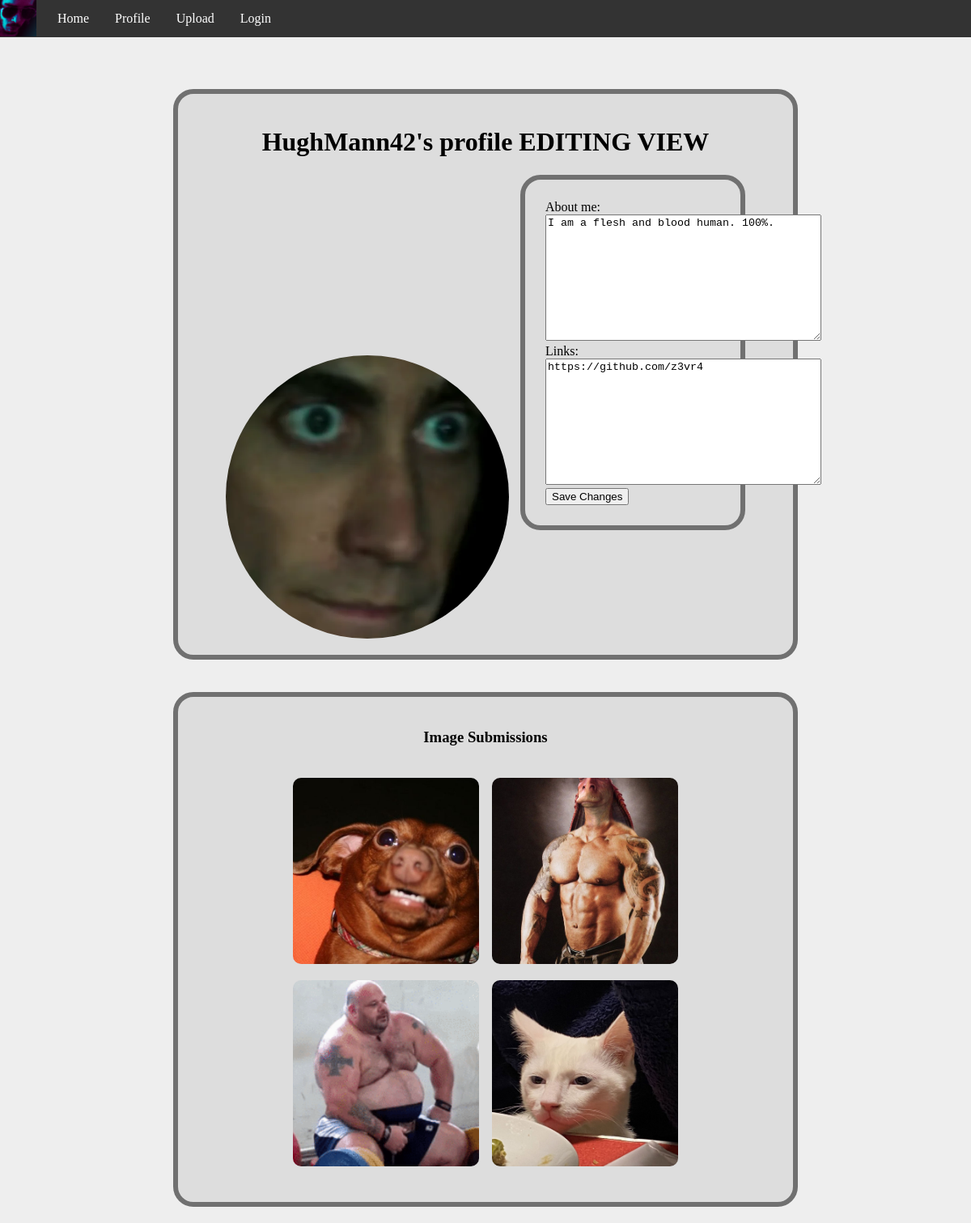
Page /profile/HughMann42/edit (signed in) on the committed database.
### PhotoApp/models.py (models this page shows)
class UserProfile(models.Model):
    user = models.OneToOneField(User, on_delete=models.CASCADE)
    profile_image = models.ImageField(upload_to='profile_images/', blank=True, default="images/defaultimg.png")
    creation_date = models.DateTimeField(auto_now_add=True)
    short_description = models.TextField(max_length=255)
    social_links = models.TextField(blank=True)

class ImageSubmission(models.Model):
    user = models.ForeignKey(UserProfile, on_delete=models.CASCADE)
    image = models.ImageField(upload_to='image_submissions/')
    creation_date = models.DateTimeField(auto_now_add=True)
    description = models.TextField()
    title = models.CharField(max_length=120, blank=True)

### PhotoApp/views.py (the view)
# urls.py: path('profile/<str:username>/edit', edit_profile_view, name='edit_profile'),
@login_required
def edit_profile_view(request, username):
    user_profile = get_object_or_404(UserProfile, user__username=username)
    if request.method == 'POST':
        profile_form = UserProfileForm(request.POST, request.FILES, instance=user_profile)
        if profile_form.is_valid():
            profile_form.save()
            return redirect('detail_profile', username=username)  # Redirect to profile detail view
    else:
        profile_form = UserProfileForm(instance=user_profile)
    context = {
        'user_profile': user_profile,
        'profile_form': profile_form
    }
    return render(request, 'PhotoApp/editprofile.html', context)

### PhotoApp/forms.py
class UserProfileForm(forms.ModelForm):
    class Meta:
        model = UserProfile
        fields = ['profile_image', 'short_description', 'social_links']

### PhotoApp/templates/PhotoApp/editprofile.html (shortened to what this page needs)
{% extends 'PhotoApp/base.html' %}
{% block content %}
    <div class="center-horizontal">
        <div class="gray-container">
            <h1>{{ user_profile.user.username }}'s profile EDITING VIEW</h1>
            <div class="profile-image-container">
                <img src="{{ user_profile.profile_image.url }}" class="profile-image">
            </div>
            <div class="comment-container">
                <form method="post" enctype="multipart/form-data">
                    <label for="id_short_description">About me:</label>
                    {{ profile_form.short_description }}
                    <label for="id_social_links">Links:</label>
                    {{ profile_form.social_links }}
                    <button type="submit">Save Changes</button>
                </form>
            </div>
        </div>
        <div class="gray-container">
            <h3>Image Submissions</h3>
            <div class="gallery">
                {% for submission in user_profile.imagesubmission_set.all %}
                    <a href="{% url 'image_submission_detail' submission.id %}" class="grid-li">
                        <div class="square-image-container">
                            <img src="{{ submission.image.url }}" alt="{{ submission.description }}">
                        </div>
                    </a>
                {% endfor %}
            </div>
        </div>
    </div>
{% endblock %}

### PhotoApp/templates/PhotoApp/base.html (style rules this page uses)
html { background-color: #eeeeee; }
body { margin: 0 }
.gray-container { width: 60%; background-color: #dddddd; border: 6px solid #707070; border-radius: 25px; padding: 20px; display: inline-block; margin: 20px; }
.center-horizontal { text-align: center; align-items: center; }
.gallery { display: flex; flex-wrap: wrap; justify-content: center; gap: 16px; max-width: 1400px; margin: 0 auto; padding: 20px 10px; }
.gallery img { width: 230px; height: 230px; object-fit: cover; border-radius: 10px; }
.comment-container { width: 30%; background-color: #dddddd; border: 6px solid #707070; border-radius: 25px; padding: 25px; margin-bottom: 50px; display: inline-block; text-align: left; }
.profile-image-container { width: 350px; height: 350px; overflow: hidden; border-radius: 50%; margin-right: 10px; display: inline-block; vertical-align: middle; }
.profile-image { width: 100%; height: 100%; object-fit: cover; }
a:link:not(nav a) { color: #e9c400; }

### rows in the picture
UserProfile: user.username "HughMann42", profile_image (picture), short_description "I am a flesh and blood human. 100%.", social_links "https://github.com/z3vr4"
ImageSubmission: image (picture)
ImageSubmission: image (picture)
ImageSubmission: image (picture)
ImageSubmission: image (picture)
